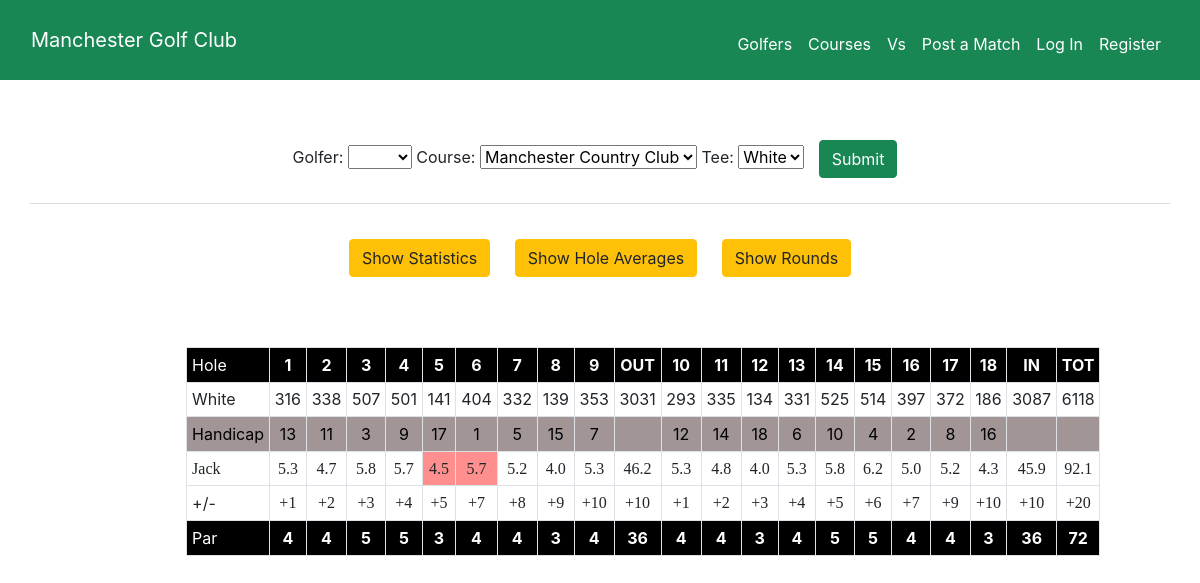
Page /courses/Manchester Country Club/White/Jack on the committed database.
### golf/models.py (models this page shows)
class Course(models.Model):
    name = models.CharField(max_length=50)
    WHITE = 'White'
    BLUE = 'Blue'
    RED = 'Red'
    BLACK = 'Black'
    TEE_CHOICES = [
        (WHITE, 'White'),
        (BLUE, 'Blue'),
        (RED, 'Red'),
        (BLACK, 'Black')
    ]
    tees = models.CharField(max_length=6, choices=TEE_CHOICES, default=WHITE)
    course_rating = models.DecimalField(max_digits=3, decimal_places=1)
    slope = models.IntegerField()
    front_par = models.IntegerField()
    back_par = models.IntegerField()
    par = models.IntegerField()
    front_yardage = models.IntegerField()
    back_yardage = models.IntegerField()
    yardage = models.IntegerField()
    abbreviation = models.CharField(max_length=10)
    def __str__(self):
        return f"{self.name}"

class User(AbstractUser):
    def __str__(self):
        return f"{self.first_name}"

### golf/views.py (the view)
# urls.py: path("courses/<str:course>/<str:tees>/<str:golfer>",
def course(request, course, tees, golfer):
    all_golfers = User.objects.all()
    courses = Course.objects.all()
    course_names = []
    for each_course in courses:
        if each_course.name not in course_names:
            course_names.append(each_course.name)
    selected_course_index = course_names.index(course)
    if selected_course_index != 0:
        course_names.insert(0, course_names.pop(selected_course_index))
    tee_options = []
    duplicate_courses = Course.objects.filter(name=course)
    for course in duplicate_courses:
        tee_options.append(course.tees)
    selected_tee_index = tee_options.index(tees)
    if selected_tee_index != 0:
        tee_options.insert(0, tee_options.pop(selected_tee_index))
    course = Course.objects.get(name=course, tees=tees)
    golfer = User.objects.get(first_name=golfer)
    rounds = Round.objects.filter(golfer=golfer,
                                  course=course).order_by('-date')
    if len(rounds) == 0:
        message = 'The selected golfer has not played the selected course'
        return render(request, "golf/error.html", {'message': message})
    scorecards = []
    for round in rounds:
        scorecard = get_scorecard(round)
        scorecards.append(scorecard)
    stats = get_stats(rounds)  # Retrieve stats for this golfers at this course
    avg_scorecard = get_course_avg_scorecard(rounds)
    context = {'stats': stats, 'avg_scorecard': avg_scorecard,
               'scorecards': scorecards, 'courses': course_names,
               'tees': tee_options, 'golfer': golfer,
               'course_length': range(1, 10), 'all_golfers': all_golfers}
    return render(request, "golf/course.html", context)

### golf/helpers.py (called while the page is built)
def par_shift(score: int) -> str:
    if score > 0:
        return f"+{score}"
    elif score == 0:
        return "E"
    else:
        return str(score)

### golf/templates/golf/course.html (shortened to what this page needs)
{% extends "golf/layout.html" %}
{% load static %}
{% block main %}
<div id="course-selector" class="container-sm">
    <div class="grid">
        <div>
            <label for="golfer-name">Golfer: </label>
            <select name="golfer-name" id="golfer-name">
            </select>
            <label for="course-name">Course: </label>
            <select name="course-name" id="course-name">
                {% for course in courses %}
                <option value="{{ course }}">{{ course }}</option>
                {% endfor %}
            </select>
            <label for="tee-name">Tee: </label>
            <select name="tee-name" id="tee-name">
                {% for tee in tees %}
                <option value="{{ tee }}">{{ tee }}</option>
                {% endfor %}
            </select>
            <button id="submit-button" type="submit" class="btn btn-success btn-med">Submit</button>
        </div>
    </div>
</div>
<div class="course-buttons">
    <button class="btn btn-warning btn-med" id="statistics-button">Show Statistics</button>
    <button class="btn btn-warning btn-med" id="hole-averages-button">Show Hole Averages</button>
    <button class="btn btn-warning btn-med" id="rounds-button">Show Rounds</button>
</div>
<div class="grid">
</div>
<div id="averages" class="averages">
    <table class="table table-sm table-bordered">
        <tr class="holes-row">
            <th class="scorecard-header">Hole</th>
            {% for i in course_length %}
            <th>{{ i }}</th>
            {% endfor %}
            <th>OUT</th>
            {% for i in course_length %}
            <th>{{ i|add:"9" }}</th>
            {% endfor %}
            <th>IN</th>
            <th>TOT</th>
        </tr>
        <tr class="yardages-row">
            <td class="scorecard-header">{{ avg_scorecard.course.tees }}</td>
            {% for yard in avg_scorecard.yardages|slice:"0:9" %}
            <td>{{ yard }}</td>
            {% endfor %}
            <td>{{ avg_scorecard.course.front_yardage }}</td>
            {% for yard in avg_scorecard.yardages|slice:"9:" %}
            <td>{{ yard }}</td>
            {% endfor %}
            <td>{{ avg_scorecard.course.back_yardage }}</td>
            <td>{{ avg_scorecard.course.yardage }}</td>
        </tr>
        <tr class="handicap-row">
            <td class="scorecard-header">Handicap</td>
            {% for handicap in avg_scorecard.handicaps|slice:":9" %}
            <td>{{ handicap }}</td>
            {% endfor %}
            <td></td>
            {% for handicap in avg_scorecard.handicaps|slice:"9:" %}
            <td>{{ handicap }}</td>
            {% endfor %}
            <td></td>
            <td></td>
        </tr>
        <tr class="handwritten-score">
            <td class="scorecard-header">{{ golfer }}</td>
            {% for stroke, score in avg_scorecard.zipped_scores %}
            {% if score >= 3 %}
            <td class="triple-bogey-or-worse">{{ stroke }}</td>
            {% elif score == 2 %}
            <td class="double-bogey">{{ stroke }}</td>
            {% elif score == 0 %}
            <td class="par">{{ stroke }}</td>
            {% elif score < 0 %} <td class="birdie-or-better">{{ stroke }}</td>
                {% else %}
                <td class="bogey">{{ stroke }}</td>
                {% endif %}
                {% endfor %}
        </tr>
        <tr>
            <td class="scorecard-header">+/-</td>
            {% for par in avg_scorecard.to_pars %}
            <td class="handwritten-score bogey">{{ par }}</td>
            {% endfor %}
        </tr>
        <tr class="holes-row">
            <td class="scorecard-header">Par</td>
            {% for par in avg_scorecard.pars|slice:":9" %}
            <td>{{ par }}</td>
            {% endfor %}
            <td>{{ avg_scorecard.course.front_par }}</td>
            {% for par in avg_scorecard.pars|slice:"9:" %}
            <td>{{ par }}</td>
            {% endfor %}
            <td>{{ avg_scorecard.course.back_par }}</td>
            <td>{{ avg_scorecard.course.par }}</td>
        </tr>
    </table>
</div>
{% endblock %}

### golf/templates/golf/layout.html (shortened to what this page needs)
{% load static %}
<!DOCTYPE html>
<html lang="en">
<head>
    <link rel="stylesheet" href="https://stackpath.bootstrapcdn.com/bootstrap/4.4.1/css/bootstrap.min.css"
>
    <link href="{% static 'golf/styles.css' %}" rel="stylesheet">
</head>
<body>
    <nav class="navbar navbar-expand-lg navbar-light" id="nav">
        <div class="container-fluid">
            <a class="navbar-brand" href="{% url 'index' %}">Manchester Golf Club</a>
            <div>
                <ul class="navbar-nav me-auto mt-2">
                    <li class="nav-item"><a class="nav-link" href="{% url 'golfer' 'Jack' %}">Golfers </a></li>
                    <li class="nav-item"><a class="nav-link"
                            href="{% url 'course' 'Manchester Country Club' 'White' 'Jack' %}">Courses </a></li>
                    <li class="nav-item"><a class="nav-link" href="{% url 'vs' 'Jack' 'Nick' %}">Vs </a></li>
                    <li class="nav-item"><a class="nav-link" href="{% url 'post' %}">Post a Match </a></li>
                    {% if not user.is_authenticated %}
                    <li class="nav-item"><a class="nav-link" href="{% url 'login' %}">Log In </a></li>
                    <li class="nav-item"><a class="nav-link" href="{% url 'register' %}">Register </a></li>
                    {% else %}
                    <li class="nav-item"><a class="nav-link" href="{% url 'logout' %}">Log Out </a></li>
                    {% endif %}
                </ul>
            </div>
        </div>
    </nav>
    <main class="grid">
        {% block main %}{% endblock %}
    </main>
</body>
</html>

### golf/static/golf/styles.css (style rules this page uses)
.grid { display: grid; place-items: center; padding: 15px; }
nav { background-color: #198754; height: 80px; }
#nav a { color: white; }
.holes-row { color: white; background-color: black; text-align: center; font-weight: bold; }
.yardages-row { text-align: center; }
.handicap-row { text-align: center; color: black; background-color: rgb(161, 149, 149); }
.scorecard-header { text-align: left; font-weight: 400; }
input, button { padding: 7px; }
button { margin: 10px; }
td, th { padding: 5px; border-style: solid; border-color: gray; border-width: 1px; }
th { width: 100px; }
#post-match, #new-course-button, #submit-button { margin-left: 10px; background-color: #198754; border-color: #198754; }
td.double-bogey { background-color: #ff8f8f; text-align: center; }
td.bogey { text-align: center; }
.handwritten-score { font-family: ink free; font-weight: semibold; }
#golfer-name { padding-right: 5px; margin-bottom: 8px; }
#stats, #averages { padding: 25px; width: 75%; border: 0px; }
#course-selector, #vs-selector { border-bottom: 1px solid #DDDDDD; place-items: center normal; margin: 20px; }
.course-buttons { margin: 5px; }

### rows in the picture
Course: course-name "Manchester Country Club", tee-name "White", course.tees "White", course.front_yardage "3031", course.back_yardage "3087", course.yardage "6118", course.front_par "36", course.back_par "36", course.par "72"
User: first_name "Jack"

### other values in the picture
{{ i }} "1" "2" "3" "4" "5" "6" "7" "8" "9"
{{ i|add:"9" }} "10" "11" "12" "13" "14" "15" "16" "17" "18"
{{ yard }} "316" "338" "507" "501" "141" "404" "332" "139" "353"
{{ yard }} "293" "335" "134" "331" "525" "514" "397" "372" "186"
{{ handicap }} "13" "11" "3" "9" "17" "1" "5" "15" "7"
{{ handicap }} "12" "14" "18" "6" "10" "4" "2" "8" "16"
{{ stroke }} "5.3" "4.7" "5.8" "5.7" "5.2" "4.0" "5.3" "46.2" "5.3" "4.8" "4.0" "5.3" "5.8" "6.2" "5.0" "5.2" "4.3" "45.9" "92.1"
{{ stroke }} "4.5" "5.7"
{{ par }} "+1" "+2" "+3" "+4" "+5" "+7" "+8" "+9" "+10" "+10" "+1" "+2" "+3" "+4" "+5" "+6" "+7" "+9" "+10" "+10" "+20"
{{ par }} "4" "4" "5" "5" "3" "4" "4" "3" "4"
{{ par }} "4" "4" "3" "4" "5" "5" "4" "4" "3"
